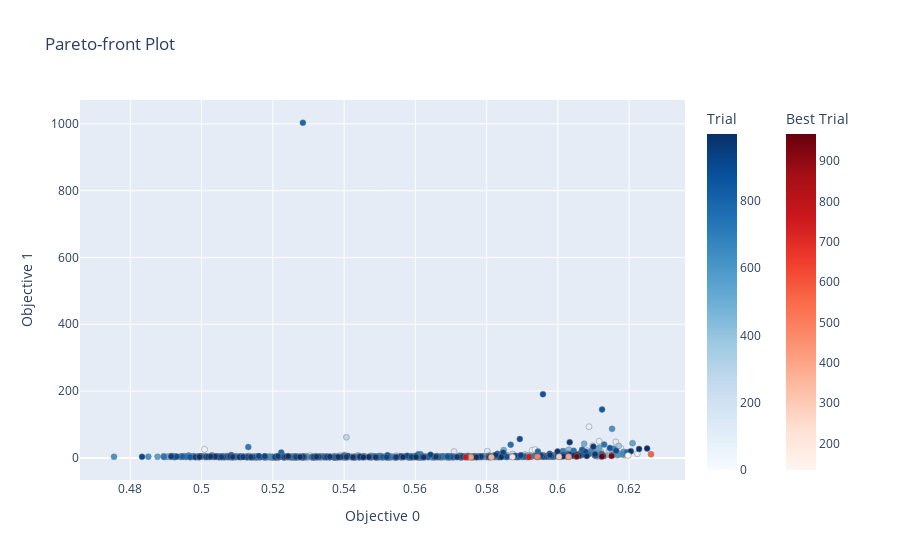

This figure's notebook cell:
### Code cell
optuna.visualization.plot_pareto_front(study, include_dominated_trials=True)

### Figure 1 — Plotly figure (JSON) as saved in the notebook; plotly's stock layout.template omitted (floating-point values rounded to 4 significant figures; data arrays with more than 128 entries replaced by an {"elided": "..."} marker saying what was removed)
{"data": [{"hovertemplate": "%{text}<extra>Trial</extra>", "marker": {"color": {"elided": "986 int values"}, "colorbar": {"title": {"text": "Trial"}}, "colorscale": [[0, "rgb(247,251,255)"], [0.125, "rgb(222,235,247)"], [0.25, "rgb(198,219,239)"], [0.375, "rgb(158,202,225)"], [0.5, "rgb(107,174,214)"], [0.625, "rgb(66,146,198)"], [0.75, "rgb(33,113,181)"], [0.875, "rgb(8,81,156)"], [1, "rgb(8,48,107)"]], "line": {"color": "Grey", "width": 0.5}}, "mode": "markers", "showlegend": false, "text": {"elided": "986 str values"}, "type": "scatter", "x": {"elided": "986 float values"}, "y": {"elided": "986 float values"}}, {"hovertemplate": "%{text}<extra>Best Trial</extra>", "marker": {"color": [134, 215, 286, 375, 408, 424, 496, 565, 751, 756, 896, 938, 947, 967], "colorbar": {"title": {"text": "Best Trial"}, "x": 1.1, "xpad": 40}, "colorscale": [[0, "rgb(255,245,240)"], [0.125, "rgb(254,224,210)"], [0.25, "rgb(252,187,161)"], [0.375, "rgb(252,146,114)"], [0.5, "rgb(251,106,74)"], [0.625, "rgb(239,59,44)"], [0.75, "rgb(203,24,29)"], [0.875, "rgb(165,15,21)"], [1, "rgb(103,0,13)"]], "line": {"color": "Grey", "width": 0.5}}, "mode": "markers", "showlegend": false, "text": ["{<br>  \"number\": 134,<br>  \"values\": [<br>    0.6196913662201708,<br>    7.308889426012444<br>  ],<br>  \"params\": {<br>    \"pi1_prob\": 0.07331571345977131,<br>    \"pi2_prob\": 0.4500234622629225<br>  }<br>}", "{<br>  \"number\": 215,<br>  \"values\": [<br>    0.587241918619055,<br>    2.638467225623307<br>  ],<br>  \"params\": {<br>    \"pi1_prob\": 0.24900443387580826,<br>    \"pi2_prob\": 0.497537995758047<br>  }<br>}", "{<br>  \"number\": 286,<br>  \"values\": [<br>    0.6003148416396469,<br>    3.2287568838894045<br>  ],<br>  \"params\": {<br>    \"pi1_prob\": 0.18302428411933058,<br>    \"pi2_prob\": 0.3179135813987344<br>  }<br>}", "{<br>  \"number\": 375,<br>  \"values\": [<br>    0.5813307143884169,<br>    2.324312108535832<br>  ],<br>  \"params\": {<br>    \"pi1_prob\": 0.3073996463269023,<br>    \"pi2_prob\": 0.38058429106157476<br>  }<br>}", "{<br>  \"number\": 408,<br>  \"values\": [<br>    0.6030110922177636,<br>    3.428423802386781<br>  ],<br>  \"params\": {<br>    \"pi1_prob\": 0.19120295915912194,<br>    \"pi2_prob\": 0.32596623812651726<br>  }<br>}", "{<br>  \"number\": 424,<br>  \"values\": [<br>    0.5755817919703751,<br>    2.283654592512217<br>  ],<br>  \"params\": {<br>    \"pi1_prob\": 0.3797759040141268,<br>    \"pi2_prob\": 0.3198113274074229<br>  }<br>}", "{<br>  \"number\": 496,<br>  \"values\": [<br>    0.5942425719807901,<br>    3.205173703566648<br>  ],<br>  \"params\": {<br>    \"pi1_prob\": 0.2372717702450303,<br>    \"pi2_prob\": 0.38659868705539524<br>  }<br>}", "{<br>  \"number\": 565,<br>  \"values\": [<br>    0.6261320184971773,<br>    10.821861339059959<br>  ],<br>  \"params\": {<br>    \"pi1_prob\": 0.012043989218677498,<br>    \"pi2_prob\": 0.19651564869665922<br>  }<br>}", "{<br>  \"number\": 751,<br>  \"values\": [<br>    0.5918654875256243,<br>    2.6488737743474076<br>  ],<br>  \"params\": {<br>    \"pi1_prob\": 0.22960579020489616,<br>    \"pi2_prob\": 0.3805325649179221<br>  }<br>}", "{<br>  \"number\": 756,<br>  \"values\": [<br>    0.5741083755964682,<br>    2.042800229713516<br>  ],<br>  \"params\": {<br>    \"pi1_prob\": 0.4107258926675765,<br>    \"pi2_prob\": 0.3543170691277756<br>  }<br>}", "{<br>  \"number\": 896,<br>  \"values\": [<br>    0.6127153205733333,<br>    6.04001491305234<br>  ],<br>  \"params\": {<br>    \"pi1_prob\": 0.06843301281642358,<br>    \"pi2_prob\": 0.7554838083676747<br>  }<br>}", "{<br>  \"number\": 938,<br>  \"values\": [<br>    0.61506534298893,<br>    6.148586514947462<br>  ],<br>  \"params\": {<br>    \"pi1_prob\": 0.053998954376960624,<br>    \"pi2_prob\": 0.1379658954087079<br>  }<br>}", "{<br>  \"number\": 947,<br>  \"values\": [<br>    0.6053030590065526,<br>    4.097424100480029<br>  ],<br>  \"params\": {<br>    \"pi1_prob\": 0.12162399480462176,<br>    \"pi2_prob\": 0.49049396837841513<br>  }<br>}", "{<br>  \"number\": 967,<br>  \"values\": [<br>    0.6123558265238377,<br>    4.376073655540692<br>  ],<br>  \"params\": {<br>    \"pi1_prob\": 0.15655829248498443,<br>    \"pi2_prob\": 0.6949876118610917<br>  }<br>}"], "type": "scatter", "x": [0.6197, 0.5872, 0.6003, 0.5813, 0.603, 0.5756, 0.5942, 0.6261, 0.5919, 0.5741, 0.6127, 0.6151, 0.6053, 0.6124], "y": [7.309, 2.638, 3.229, 2.324, 3.428, 2.284, 3.205, 10.82, 2.649, 2.043, 6.04, 6.149, 4.097, 4.376]}], "layout": {"title": {"text": "Pareto-front Plot"}, "xaxis": {"title": {"text": "Objective 0"}}, "yaxis": {"title": {"text": "Objective 1"}}}}
